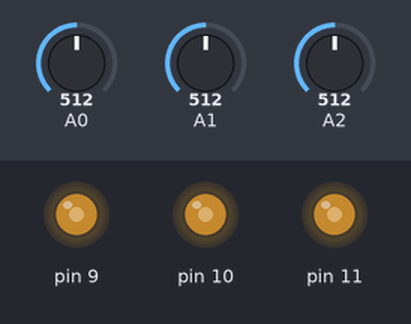
Recording of a sketch running on a simulated Arduino Uno, built with avr-gcc and run on an emulated ATmega328P. Shown: output pins drawn as LEDs (lit = HIGH). The test bench sets the inputs (shaded band); at power-on: A0 = 512, A1 = 512, A2 = 512.

Above: at 1.2 s.
1.3 s: A0 set to 716
At 1.6 s:
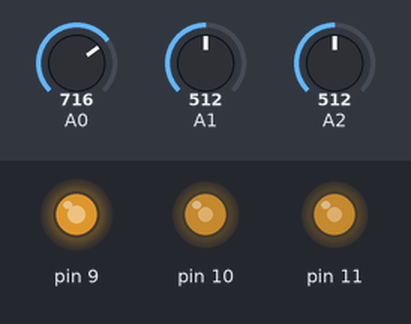
2.8 s: A1 set to 716
At 3.9 s:
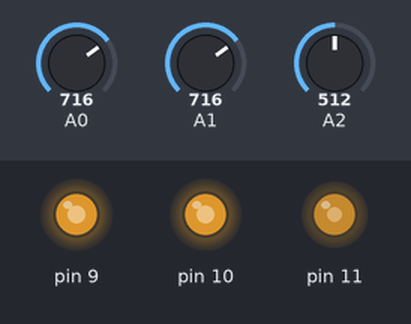
4.3 s: A2 set to 716
At 5.0 s:
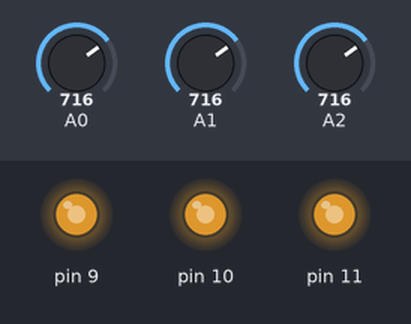
5.8 s: A0 set to 900
At 6.2 s:
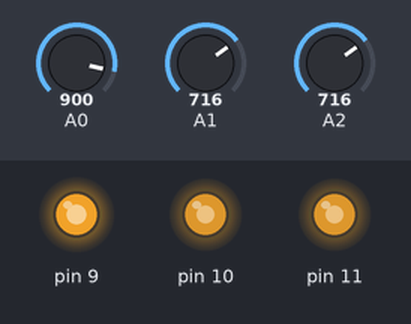
7.3 s: A1 set to 900
At 8.5 s:
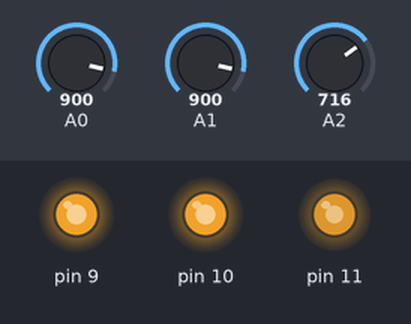
8.8 s: A2 set to 900
At 9.7 s:
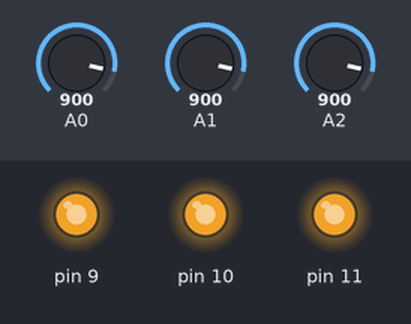
Timing chart, 0 to 11.3 s (numbered marks = the images above; inputs shaded):
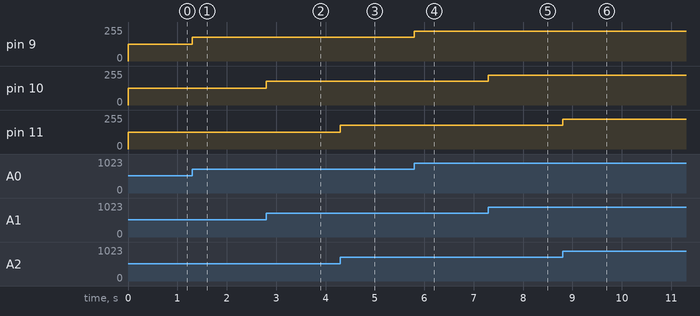

Measured:
- after the input at 1.3 s, pin 9: 127/255 → 178/255 at once
- after the input at 2.8 s, pin 10: 127/255 → 178/255 at once
- after the input at 4.3 s, pin 11: 127/255 → 178/255 at once
- after the input at 5.8 s, pin 9: 178/255 → 224/255 at once
- after the input at 7.3 s, pin 10: 178/255 → 224/255 at once
- after the input at 8.8 s, pin 11: 178/255 → 224/255 at once

The sketch:

manejo_analogico_EJ5.ino
```cpp
void setup() {

  pinMode(9, OUTPUT);
  pinMode(10, OUTPUT);
  pinMode(11, OUTPUT);

}

void loop() {

  int potencia_rojo = analogRead(A0);
  int potencia_azul = analogRead(A1);
  int potencia_verde = analogRead(A2);

  potencia_rojo = map(potencia_rojo, 0, 1023, 0, 255);
  potencia_azul = map(potencia_azul, 0, 1023, 0, 255);
  potencia_verde = map(potencia_verde, 0, 1023, 0, 255);


  analogWrite(9, potencia_rojo);
  analogWrite(10, potencia_azul);
  analogWrite(11, potencia_verde);
}
```
